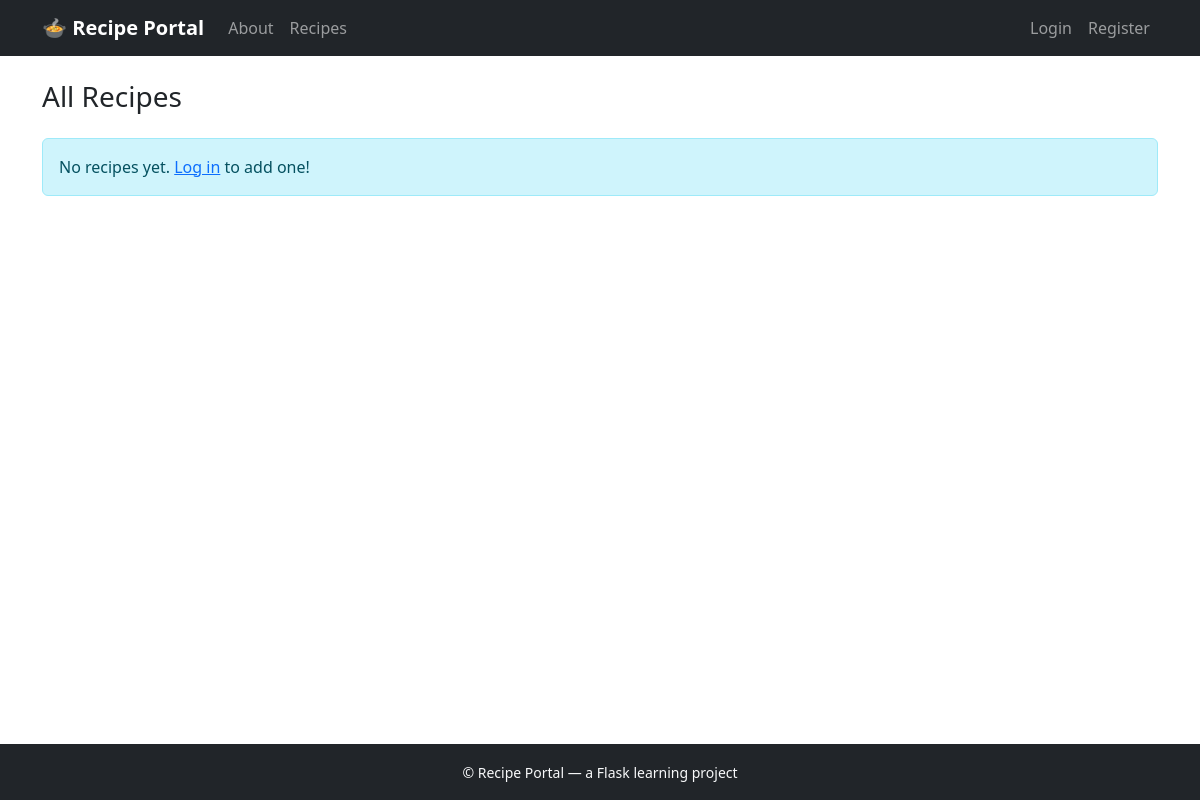
Page /recipes/ on the earlier database version.
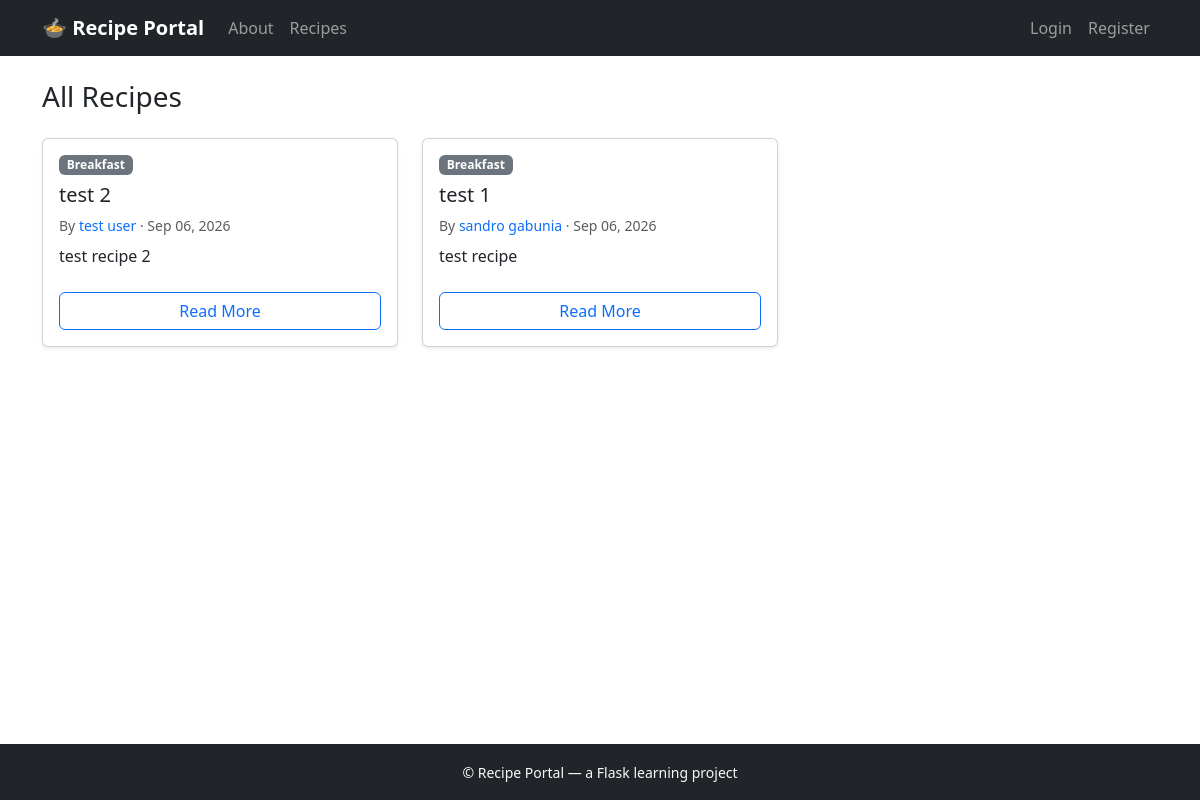
Same page on the later database version.
### app/models.py (models this page shows, shortened)
class Recipe(db.Model):
    __tablename__ = 'recipes'
    id = db.Column(db.Integer, primary_key=True)
    title = db.Column(db.String(150), nullable=False)
    short_description = db.Column(db.String(300), nullable=False)
    full_recipe = db.Column(db.Text, nullable=False)
    category = db.Column(db.String(50), nullable=False)
    prep_time = db.Column(db.Integer, nullable=False)   # minutes
    servings = db.Column(db.Integer, nullable=False)
    date_added = db.Column(db.DateTime, default=datetime.utcnow, index=True)
    user_id = db.Column(db.Integer, db.ForeignKey('users.id'), nullable=False)

class User(UserMixin, db.Model):
    __tablename__ = 'users'
    id = db.Column(db.Integer, primary_key=True)
    name = db.Column(db.String(100), nullable=False)
    email = db.Column(db.String(120), unique=True, nullable=False, index=True)
    password_hash = db.Column(db.String(255), nullable=False)
    profile_picture = db.Column(db.String(255), default='default.png')
    created_at = db.Column(db.DateTime, default=lambda: datetime.now(timezone.utc))
    recipes = db.relationship(
        'Recipe',
        backref='author',
        lazy='dynamic',
        cascade='all, delete-orphan'
    )

### app/recipes/routes.py (the view)
@recipes_bp.route('/')
def list_recipes():
    recipes = Recipe.query.order_by(Recipe.date_added.desc()).all()
    return render_template('recipes/list.html', recipes=recipes)

### app/templates/recipes/list.html (shortened to what this page needs)
{% extends "base.html" %}
{% block content %}
<div class="d-flex justify-content-between align-items-center mb-4">
    <h1 class="h3 mb-0">All Recipes</h1>
</div>
{% if recipes %}
    <div class="row row-cols-1 row-cols-sm-2 row-cols-lg-3 g-4">
        {% for recipe in recipes %}
        <div class="col">
            <div class="card h-100 recipe-card shadow-sm">
                <div class="card-body d-flex flex-column">
                    <span class="badge bg-secondary align-self-start mb-2">{{ recipe.category }}</span>
                    <h5 class="card-title">{{ recipe.title }}</h5>
                    <p class="card-text text-muted small mb-2">
                        By
                        <a href="{{ url_for('profile.view_profile', user_id=recipe.author.id) }}" class="text-decoration-none">
                            {{ recipe.author.name }}
                        </a>
                        &middot; {{ recipe.date_added.strftime('%b %d, %Y') }}
                    </p>
                    <p class="card-text flex-grow-1">{{ recipe.short_description }}</p>
                    <a href="{{ url_for('recipes.view_recipe', recipe_id=recipe.id) }}" class="btn btn-outline-primary mt-2">
                        Read More
                    </a>
                </div>
            </div>
        </div>
        {% endfor %}
    </div>
{% else %}
    <div class="alert alert-info">
        No recipes yet.
        {% if current_user.is_authenticated %}
            <a href="{{ url_for('recipes.add_recipe') }}">Be the first to add one!</a>
        {% else %}
            <a href="{{ url_for('auth.login') }}">Log in</a> to add one!
        {% endif %}
    </div>
{% endif %}
{% endblock %}

Differences in the rows shown:
added Recipe: category "Breakfast", title "test 2", author.name "test user", date_added "Sep 06, 2026", short_description "test recipe 2"
added Recipe: category "Breakfast", title "test 1", author.name "sandro gabunia", date_added "Sep 06, 2026", short_description "test recipe"
Other differences:
text no longer shown: "No recipes yet. Log in to add one!"
